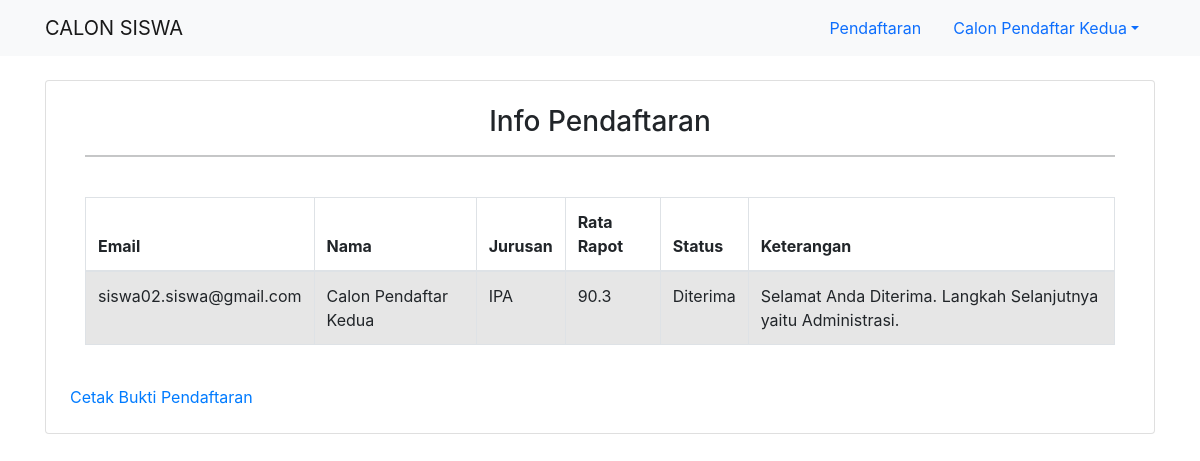
The app's page /calon_siswa/halaman_pendaftaran.php (signed in) with its own data.
### tables this page shows
CREATE TABLE `pendaftaran` (
  `daftar_id` int(11) NOT NULL,
  `daftar_status` varchar(30) DEFAULT NULL,
  `daftar_keterangan` text DEFAULT NULL,
  `daftar_siswa` int(11) DEFAULT NULL,
  `daftar_admin` int(11) DEFAULT NULL
);

CREATE TABLE `siswa` (
  `siswa_id` int(11) NOT NULL,
  `siswa_nama` varchar(50) DEFAULT NULL,
  `siswa_email` varchar(50) DEFAULT NULL,
  `siswa_password` varchar(50) DEFAULT NULL,
  `siswa_tempat_lahir` varchar(30) DEFAULT NULL,
  `siswa_ttl` date DEFAULT NULL,
  `siswa_sekolah` varchar(50) DEFAULT NULL,
  `siswa_alamat` varchar(100) DEFAULT NULL,
  `siswa_notelp` varchar(16) DEFAULT NULL,
  `siswa_nilai` double DEFAULT NULL,
  `siswa_jurusan` varchar(20) DEFAULT NULL,
  `gender` varchar(10) DEFAULT NULL,
  `siswa_foto` varchar(100) DEFAULT NULL
);

### calon_siswa/halaman_pendaftaran.php (the view, shortened to what this page needs)
<!DOCTYPE html>
<html>
<head>
	<link href="https://cdn.jsdelivr.net/npm/bootstrap@5.1.1/dist/css/bootstrap.min.css" rel="stylesheet">
	<link rel="stylesheet" type="text/css" href="https://cdn.datatables.net/1.11.3/css/jquery.dataTables.min.css">
	<link rel="stylesheet" type="text/css" href="https://cdnjs.cloudflare.com/ajax/libs/twitter-bootstrap/4.5.2/css/bootstrap.css">
	<link rel="stylesheet" type="text/css" href="https://cdn.datatables.net/1.11.3/css/dataTables.bootstrap4.min.css">
</head>
<body>
	<?php include '../koneksi.php';
	$sql = "SELECT * FROM siswa s LEFT JOIN pendaftaran p ON s.siswa_id = p.daftar_siswa WHERE siswa_email = '$_SESSION[email]'";
	$result = mysqli_query($db, $sql);
	$row = mysqli_fetch_array($result);
	?>
	<nav id="navbar-example2" class="navbar navbar-light bg-light px-3">
		<div class="container">
			<a class="navbar-brand" href="halaman_awal.php">CALON SISWA</a>
			  <ul class="nav nav-pills">
			    <li class="nav-item">
			      <a class="nav-link" href="halaman_pendaftaran.php">Pendaftaran</a>
			    </li>
			    <li class="nav-item dropdown">
			      <a class="nav-link dropdown-toggle" data-bs-toggle="dropdown" href="#" role="button" aria-expanded="false"><?php echo $row['siswa_nama']; ?></a>
			    </li>
			  </ul>
		</div>
	</nav>
	<div class="container" >
		<div class="card mt-4 mb-3 p-4">
			<div class="container">
				<h3 class="text-center">Info Pendaftaran</h3>
				<hr>
				<br>
				<table id="example" class="table table-striped table-bordered" style="width:100%">
					<thead>
						<tr>
							<th>Email</th>
							<th>Nama</th>
							<th>Jurusan</th>
							<th>Rata Rapot</th>
							<th>Status</th>
							<th>Keterangan</th>
						</tr>
					</thead>
					<tbody>
						<tr>
							<td><?php echo $row['siswa_email']; ?></td>
							<td><?php echo $row['siswa_nama']; ?></td>
							<td><?php echo $row['siswa_jurusan']; ?></td>
							<td><?php echo $row['siswa_nilai']; ?></td>
							<td><?php echo $row['daftar_status']; ?></td>
							<td><?php echo $row['daftar_keterangan']; ?></td>
						</tr>
					</tbody>
				</table>
			</div>
			<br><a href="export.php">Cetak Bukti Pendaftaran</a>
		</div>
	</div>
</body>
</html>

### records on screen
pendaftaran: daftar_siswa.siswa_nama "Calon Pendaftar Kedua", daftar_siswa.siswa_email "siswa02.siswa@gmail.com", daftar_siswa.siswa_jurusan "IPA", daftar_siswa.siswa_nilai "90.3", daftar_status "Diterima", daftar_keterangan "Selamat Anda Diterima. Langkah Selanjutnya yaitu Administrasi."
